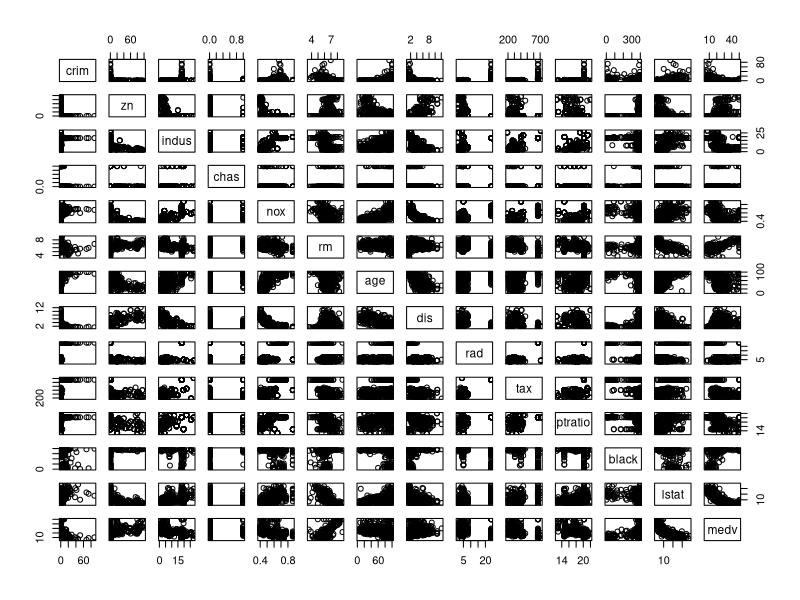
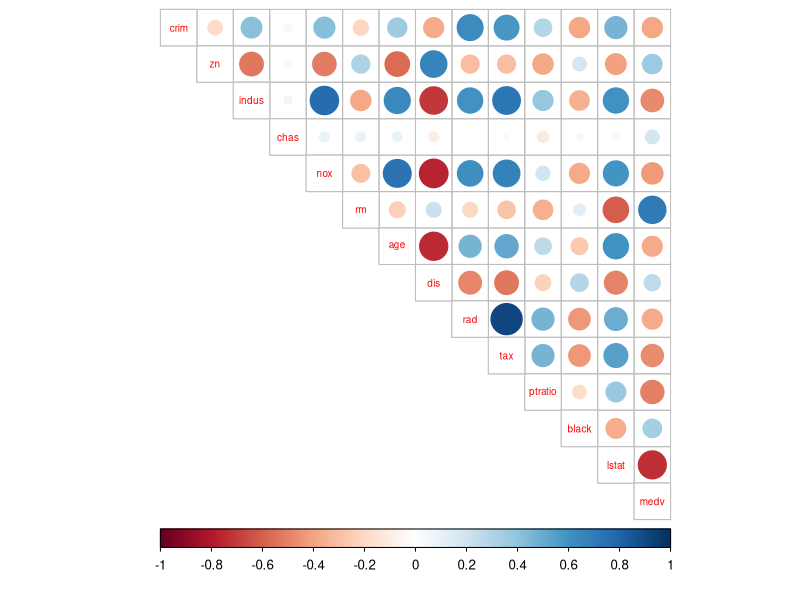
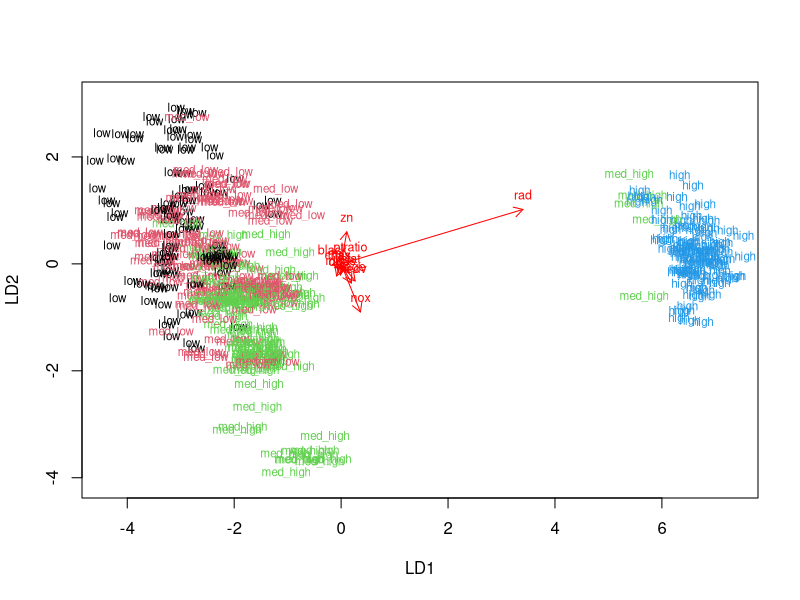
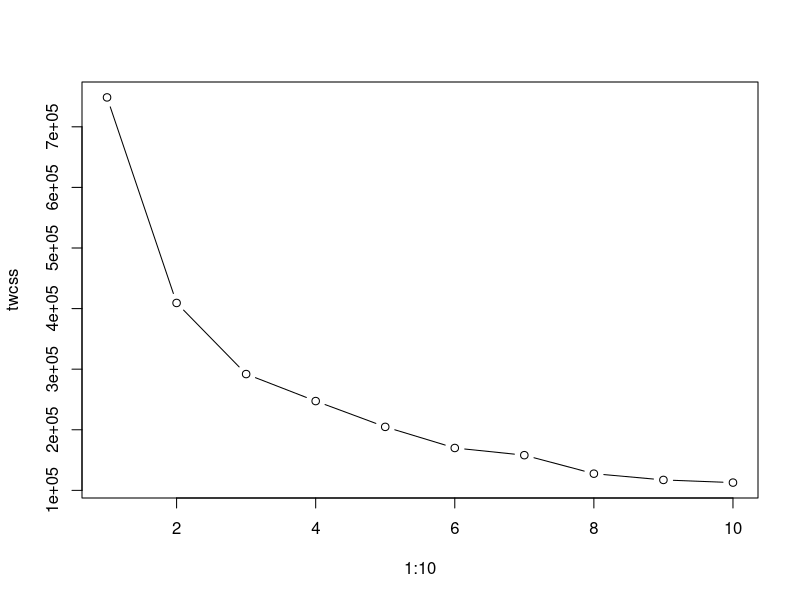
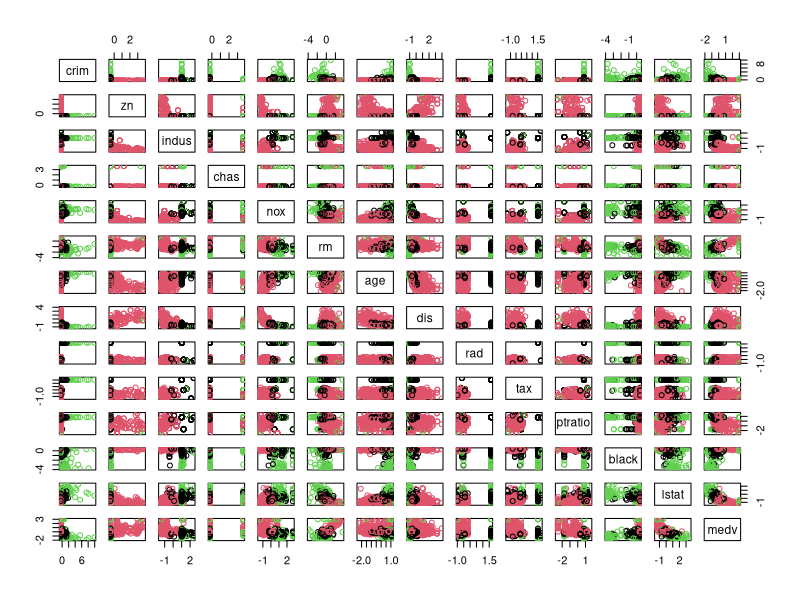

These figures' R source, in order:
## ---- chunk 1
knitr::opts_chunk$set(echo = TRUE)
## ---- chunk 2
library(MASS)
data("Boston")
## ---- chunk 3
dim(Boston)
## ---- chunk 4
str(Boston)
## ---- chunk 5
summary(Boston)
## ---- chunk 6
pairs(Boston)
## ---- chunk 7
library(tidyverse)
library(corrplot)
## ---- chunk 8
cor_matrix<-cor(Boston) %>% round(digits = 2)
## ---- chunk 9
corrplot(cor_matrix, method="circle", type = "upper", cl.pos = "b", tl.pos = "d", tl.cex = 0.6)
## ---- chunk 10
boston_scaled <- scale(Boston)
## ---- chunk 11
summary(boston_scaled)
## ---- chunk 12
class(boston_scaled)
## ---- chunk 13
boston_scaled <-as.data.frame(boston_scaled)
## ---- chunk 14
scaled_crim <-boston_scaled$crim
## ---- chunk 15
bins <- quantile(scaled_crim)
## ---- chunk 16
bins
## ---- chunk 17
crime <- cut(scaled_crim, breaks = bins, include.lowest = TRUE, labels = c("low", "med_low", "med_high", "high"))

## ---- chunk 18
table(crime)
## ---- chunk 19
boston_scaled <- dplyr::select(boston_scaled, -crim)
## ---- chunk 20
boston_scaled <- data.frame(boston_scaled, crime)
## ---- chunk 21
n <-nrow(boston_scaled)
## ---- chunk 22
ind <- sample(n,  size = n * 0.8)
## ---- chunk 23
train <- boston_scaled[ind,]
## ---- chunk 24
test <- boston_scaled[-ind,]
## ---- chunk 25
correct_classes <- test$crime
## ---- chunk 26
test <- dplyr::select(test, -crime)
## ---- chunk 27
library("MASS")
## ---- chunk 28
lda.fit <- lda(crime ~ ., data = train)
## ---- chunk 29
lda.fit
## ---- chunk 30
lda.arrows <- function(x, myscale = 1, arrow_heads = 0.1, color = "red", tex = 0.75, choices = c(1,2)){
  heads <- coef(x)
  arrows(x0 = 0, y0 = 0, 
         x1 = myscale * heads[,choices[1]], 
         y1 = myscale * heads[,choices[2]], col=color, length = arrow_heads)
  text(myscale * heads[,choices], labels = row.names(heads), 
       cex = tex, col=color, pos=3)
}
## ---- chunk 31
classes <- as.numeric(train$crime)
## ---- chunk 32
plot(lda.fit, dimen = 2, col = classes, pch = classes)
lda.arrows(lda.fit, myscale = 1)
## ---- chunk 33
lda.pred <- predict(lda.fit, newdata = test)
## ---- chunk 34
table(correct = correct_classes, predicted = lda.pred$class)
## ---- chunk 35
data("Boston")
## ---- chunk 36
scaled_boston <- scale(Boston)
## ---- chunk 37
dist_eu <- dist(scaled_boston)
## ---- chunk 38
summary(dist_eu)
## ---- chunk 39
twcss <- sapply(1:10, function(k){kmeans(dist_eu, k)$tot.withinss})
## ---- chunk 40
plot(1:10, twcss, type='b')
## ---- chunk 41
km <-kmeans(dist_eu, centers = 3)
## ---- chunk 42
pairs(scaled_boston, col = km$cluster)
